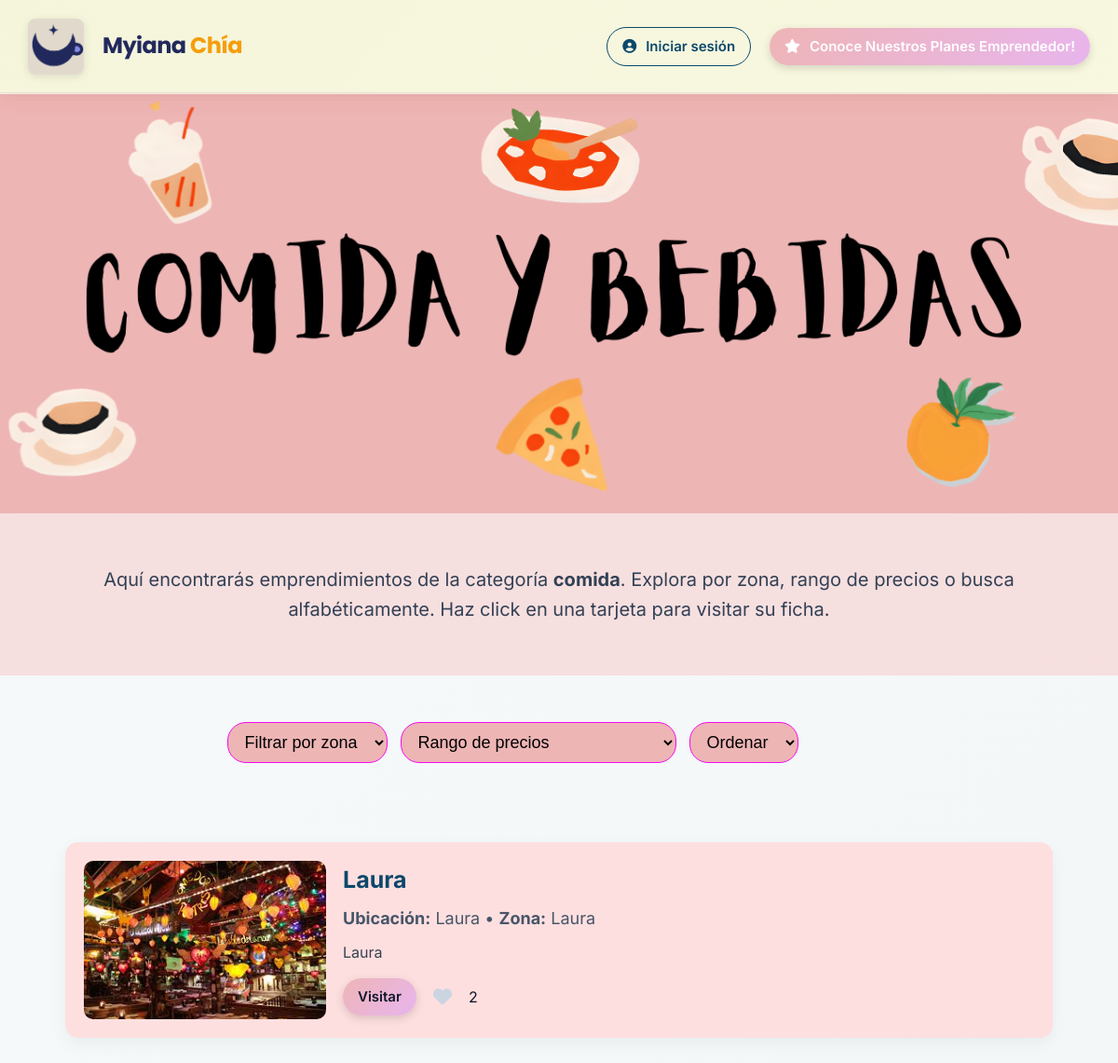
Screenshot of /comida with the database file from the repository.
### app.py (models this page shows)
class Empresa(db.Model):
    id = db.Column(db.Integer, primary_key=True)
    nombre_emprendimiento = db.Column(db.String(100), nullable=False)
    nit = db.Column(db.String(30), unique=True, nullable=False)
    clasificacion = db.Column(db.String(50))
    plan = db.Column(db.String(50), default='Sin Plan')
    zona = db.Column(db.String(100))
    ubicacion = db.Column(db.String(100))
    descripcion = db.Column(db.Text)
    url = db.Column(db.String(200))
    rango_precios = db.Column(db.String(50))          # nuevo: ejemplo "$ - $$ - $$$"
    imagen_filename = db.Column(db.String(200))       # nuevo: nombre de archivo en static/uploads/
    emprendedor_id = db.Column(db.Integer, db.ForeignKey('emprendedor.id'))
    visitas = db.relationship('Visita', backref='empresa', lazy=True)
    favoritos = db.relationship('Favorito', backref='empresa', lazy=True)  # relación

### app.py (the view)
@app.route('/<string:categoria>')
def comida(categoria):
    username = session.get('username')
    role = session.get('role')
    empresas = Empresa.query.filter(func.lower(Empresa.clasificacion) == categoria.lower()).all()
    return render_template('Explorador/categoria.html',
                           categoria=categoria,
                           empresas=empresas,
                           username=username,
                           role=role)

### app.py (called while the page is built)
@app.after_request
def add_header(response):
    response.headers["Cache-Control"] = "no-store, no-cache, must-revalidate, private, max-age=0"
    response.headers["Pragma"] = "no-cache"
    response.headers["Expires"] = "0"
    return response

### Templates/Explorador/categoria.html (shortened to what this page needs)
{% block content %}
<head>
  <link rel="stylesheet" href="{{ url_for('static', filename='Estilos/estiloschia.css') }}">
  <link rel="stylesheet" href="https://cdnjs.cloudflare.com/ajax/libs/font-awesome/6.5.0/css/all.min.css">
</head>
<div class="pagina-categoria categoria-{{ categoria|lower }}">
<header class="site-header" role="banner" id="site-header">
  <div class="brand">
      <a href="{{ url_for('chiaentre') }}" aria-label="Inicio">
          <img src="{{ url_for('static', filename='Imagenes/LogoSencillo.png') }}" alt="Logo Myiana">
      </a>
      <div class="title">Myiana <span style="color:#f59e0b">Chía</span></div>
  </div>
  <nav class="nav-actions" role="navigation" aria-label="Principal">
    {% if username %}
        {% if role == 'Administrador' %}
        <a href="{{ url_for('admin_dashboard') }}" class="btn btn-ghost" title="Ir al panel">
            <i class="fas fa-user-circle"></i> Hola, {{ username }}
        </a>
        <a href="{{ url_for('logout') }}" class="btn btn-ghost">Cerrar sesión</a>
        {% elif role == 'Emprendedor' %}
        <a href="{{ url_for('emprendedor_dashboard') }}" class="btn btn-ghost" title="Ir al panel">
            <i class="fas fa-user-circle"></i> Hola, {{ username }}
        </a>
        <a href="{{ url_for('logout') }}" class="btn btn-ghost">Cerrar sesión</a>
        {% elif role == 'Explorador' %}
        <a href="{{ url_for('explorador_dashboard') }}" class="btn btn-ghost" title="Ir al panel">
            <i class="fas fa-user-circle"></i> Hola, {{ username }}
        </a>
        <a href="{{ url_for('logout') }}" class="btn btn-ghost">Cerrar sesión</a>
        {% endif %}
    {% else %}
        <a href="/BotonLog" class="btn btn-ghost" title="Iniciar sesión">
        <i class="fas fa-user-circle"></i> Iniciar sesión
        </a>
    {% endif %}
    <a href="https://www.canva.com/design/DAGymtCwjgs/QwDdKz6dOH345ED6543CPA/view?utm_content=DAGymtCwjgs&utm_campaign=designshare&utm_medium=link2&utm_source=uniquelinks&utlId=ha273b541e8"
        class="btn btn-primary" target="_blank" rel="noopener">
        <i class="fas fa-star"></i> Conoce Nuestros Planes Emprendedor!
    </a>
  </nav>
</header>
<section class="hero-banner">
  <img src="{{ url_for('static', filename='Imagenes/portada_' ~ categoria|lower ~ '.jpg') }}"
       alt="Portada {{ categoria }}" class="hero-img">
</section>
<section class="intro-section">
  <div class="container">
    <p>Aquí encontrarás emprendimientos de la categoría <strong>{{ categoria }}</strong>. Explora por zona, rango de precios o busca alfabéticamente. Haz click en una tarjeta para visitar su ficha.</p>
  </div>
</section>
<section class="filtros-section">
  <div class="container filtros">
    <select id="filtroZona">
      <option value="">Filtrar por zona</option>
    </select>
    <select id="filtroPrecio">
      <option value="">Rango de precios</option>
    </select>
    <select id="filtroAZ">
      <option value="">Ordenar</option>
    </select>
  </div>
</section>
<section class="lista-emprendimientos container" id="listaEmpresas">
  {% if not empresas %}
  <div class="content-card">
    <h3>No hay resultados</h3>
    <p>Aún no hay emprendimientos registrados en esta categoría. Invita a los emprendedores a registrar su empresa.</p>
  </div>
  {% else %}
    {% for e in empresas %}
    <article class="card-horizontal" data-zona="{{ e.zona or '' }}" data-precio="{{ e.rango_precios or '' }}" data-nombre="{{ e.nombre_emprendimiento|lower }}">
      <a href="{{ url_for('ver_emprendimiento', id=e.id) }}" class="card-link" title="Ver {{ e.nombre_emprendimiento }}">
        <img class="card-img" alt="{{ e.nombre_emprendimiento }}"
             src="{{ url_for('static', filename='Empresas/' ~ e.imagen_filename) if e.imagen_filename else url_for('static', filename='Imagenes/placeholder.png') }}">
      </a>
      <div class="card-info">
        <h2><a href="{{ url_for('ver_emprendimiento', id=e.id) }}">{{ e.nombre_emprendimiento }}</a></h2>
        <p class="meta"><strong>Ubicación:</strong> {{ e.ubicacion or '-' }} • <strong>Zona:</strong> {{ e.zona or '-' }}</p>
        <p class="descripcion">{{ e.descripcion[:240] ~ ('...' if e.descripcion and e.descripcion|length > 240 else '') }}</p>
        <div class="card-actions">
          <a href="{{ e.url or '#' }}" target="_blank" class="btn btn-primary small">Visitar</a>
          <button class="btn-heart" data-empresa="{{ e.id }}" onclick="toggleFavorito(this, {{ e.id }})" aria-label="Guardar">
            <i class="fas fa-heart"></i>
          </button>
          <span class="fav-count" id="fav-count-{{ e.id }}">
            {{ e.favoritos|length if e.favoritos is defined else '' }}
          </span>
        </div>
      </div>
    </article>
    {% endfor %}
  {% endif %}
</section>
</div>
{% endblock %}

### static/Estilos/estiloschia.css (style rules this page uses)
* { box-sizing: border-box; }
a { color: inherit; text-decoration: none; transition: var(--transition); }
.site-header { position: fixed; top: 0; left: 0; right: 0; height: 100px; display: flex; align-items: center; justify-content: space-between; padding: 0 30px; background: linear-gradient(135deg, #f5f5dc 0%, #f8f8e0 100%); backdrop-filter: blur(12px) saturate(180%); -webkit-backdrop-filter: blur(12px) saturate(180%); border-bottom: 1px solid rgba(210, 180, 140, 0.3); box-shadow: 0 4px 20px rgba(139, 69, 19, 0.1); z-index: 1100; transition: var(--transition); }
.brand { display: flex; gap: 20px; align-items: center; }
.brand img { height: 60px; width: auto; display: block; filter: drop-shadow(0 2px 4px rgba(0,0,0,0.1)); transition: var(--transition); border-radius: 8px; }
.brand .title { font-family: "Poppins", sans-serif; font-weight: 700; color: #21295c; font-size: 24px; letter-spacing: -0.025em; }
.nav-actions { display: flex; gap: 20px; align-items: center; }
.btn { padding: 12px 24px; border-radius: 999px; font-weight: 600; font-size: 15px; display: inline-flex; gap: 10px; align-items: center; border: none; cursor: pointer; transition: var(--transition); position: relative; overflow: hidden; }
.btn-primary { background: linear-gradient(135deg, #8B4513 0%, #A0522D 100%); color: white; box-shadow: 0 4px 14px rgba(139, 69, 19, 0.25); }
.btn-ghost { background: transparent; color: #8B4513; border-radius: 12px; padding: 10px 20px; border: 2px solid rgba(139, 69, 19, 0.3); }

### Templates/Explorador/categoria.html (style rules this page uses)
.hero-banner { position: relative; margin-top: 75px; height: 450px; overflow: hidden; }
.hero-img { width: 100%; height: 100%; object-fit: cover; display: block; }
.container { max-width: 1100px; margin: 0 auto; padding: 20px; }
.intro-section { text-align: center; padding: 15px 0; background-color: #eeb5b565; }
.intro-section p { font-size: 20px; color: #334155; }
.filtros { display: flex; gap: 14px; justify-content: center; margin: 30px 0 45px; flex-wrap: wrap; }
.filtros select { padding: 10px 14px; border-radius: 20px; border: 1px solid #f50bed; font-size: 18px; background: #EEB5B5; transition: all 0.3s; }
.btn { padding: 8px 16px; border-radius: 25px; text-decoration: none; font-weight: 600; transition: all 0.3s ease; }
.btn-ghost { border: 1px solid #0b486b; color: #0b486b; }
.btn-primary { background: linear-gradient(135deg, #EEB5B5, #e8b5ee); color: white; border: none; box-shadow: 0 3px 10px rgba(0,0,0,0.15); }
.categoria-comida .btn-primary { background: linear-gradient(135deg, #EEB5B5, #e8b5ee); }
.categoria-comida .intro-section { background-color: rgba(249, 205, 205, 0.581) }
.categoria-comida .filtros select { border: 1px solid #f50bed; background: #EEB5B5; }
.btn-heart { background: none; border: none; font-size: 20px; color: #cbd5e1; cursor: pointer; transition: color .2s; }
.card-horizontal { display: flex; gap: 18px; align-items: flex-start; background: #fedfdf; border-radius: 14px; padding: 20px; box-shadow: 0 6px 18px rgba(12,17,25,0.05); margin-bottom: 22px; transition: transform .2s, box-shadow .3s; }
.card-img { width: 260px; height: 170px; object-fit: cover; border-radius: 10px; flex-shrink: 0; }
.card-info { flex: 1; }
.card-info h2 { margin: 0 0 8px; font-size: 25px; color: var(--primary-900, #0b486b); }
.card-info a { text-decoration: none; color: inherit; }
.card-info .meta, .card-info .rango { margin: 6px 0; color: #475569; font-size: 18px; }
.card-info .descripcion { color: #374151; margin-top: 10px; line-height: 1.5; }
.card-actions { display: flex; gap: 12px; align-items: center; margin-top: 12px; }

### rows the page displays
Empresa: clasificacion "comida", imagen_filename (picture), nombre_emprendimiento "Laura", ubicacion "Laura", zona "Laura", descripcion "Laura", favoritos|length "2"
